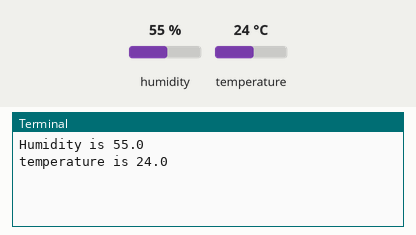
Recording of a program running on a simulated Raspberry Pi (BCM pin numbers). Shown: the last lines printed to the terminal. The inputs (shaded band) are chosen by the test bench; at power-on: humidity 55 %, temperature 24 °C.

Above: at 1.2 s.
1.3 s: humidity set to 22 %
At 3.1 s:
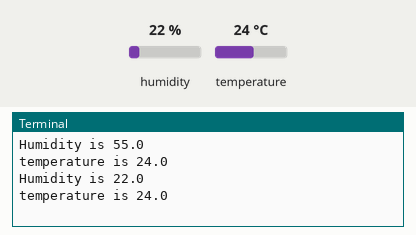
3.4 s: temperature set to 12 °C
At 4.0 s:
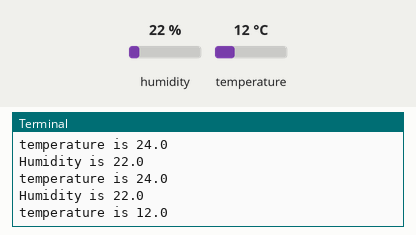
5.5 s: humidity set to 40 %
At 7.9 s:
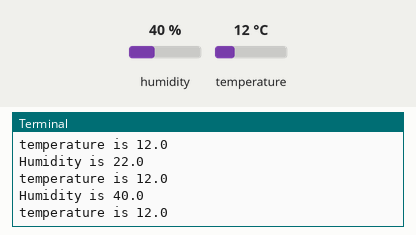
Timing chart, 0 to 9.4 s (numbered marks = the images above; inputs shaded):
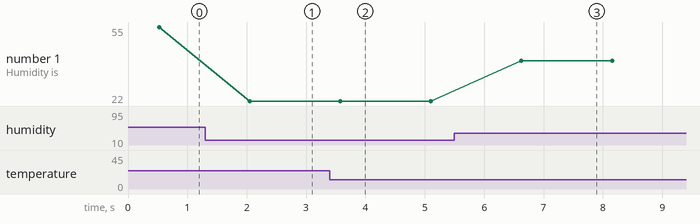

The program:

DHT11.py
```python
import Adafruit_DHT
import time
sensor=Adafruit_DHT.DHT11
pin = 17

while True:
    humidity, temperature = Adafruit_DHT.read_retry(sensor,pin)
    if humidity is not None and temperature is not None:
        print "Humidity is",humidity
        print "temperature is",temperature
    time.sleep(1)
```

Measured:
- after the input at 1.3 s, the terminal: prints a new line after 0.75 s (image 1)
- after the input at 3.4 s, the terminal: prints a new line after 0.18 s (image 2)
- after the input at 5.5 s, the terminal: prints a new line after 1.1 s (image 3)
- plotted number 1: 55 → 22 after the input at 1.3 s, 22 → 40 after the input at 5.5 s
